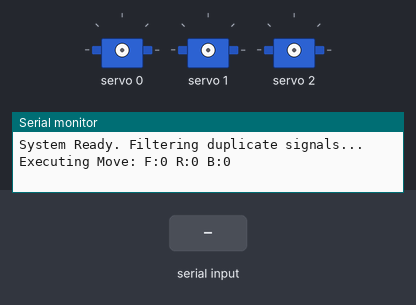
This sketch was run on a simulated ESP32. Shown: 3 × servo, the last lines printed to the serial monitor. The inputs (shaded band) are chosen by the test bench. Nothing arrives over Bluetooth unless stated.

Above: at 1.2 s.
1.3 s: "90,45,200\n" received over the second serial link
At 3.7 s:
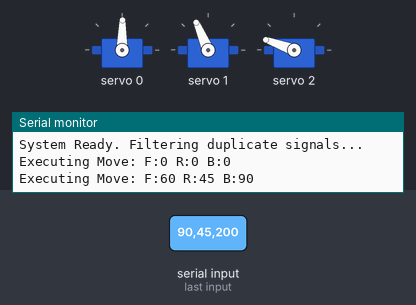
4.3 s: "30,150,10\n" received over the second serial link
At 6.5 s:
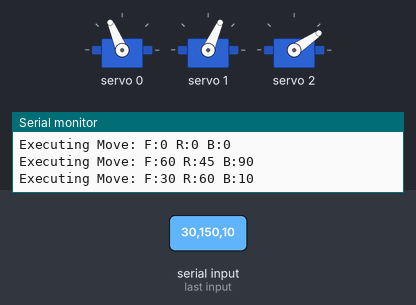
7.3 s: "1,90,45\n" received over the second serial link
At 8.5 s:
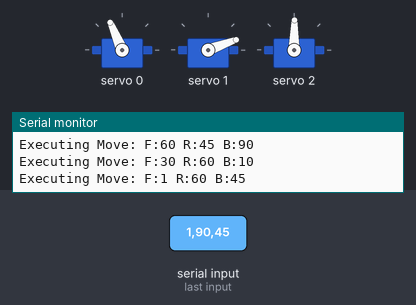
9.4 s: "90,45,200\n" received over the second serial link
At 9.85 s:
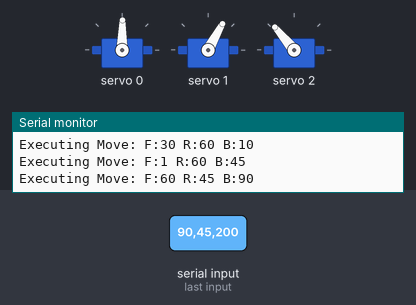
11.8 s: "1,90,45\n" received over the second serial link
At 11.95 s:
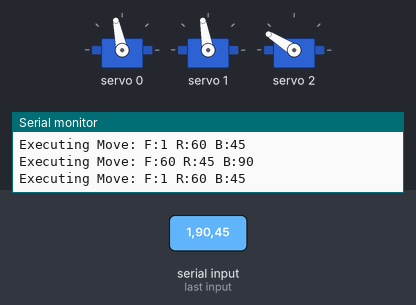
14.2 s: "30,150,10\n" received over the second serial link
At 14.65 s:
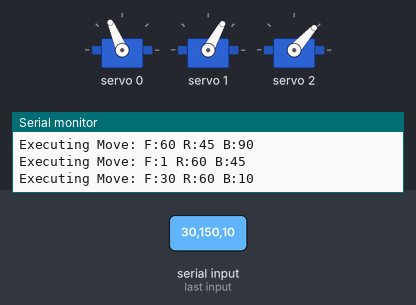
Timing chart, 0 to 17.2 s (numbered marks = the images above; inputs shaded):
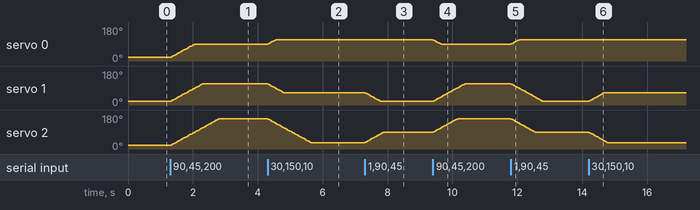

Measured:
- after the input at 1.3 s, servo 0: moves from 20° to 89° over 0.74 s, starting at once; servo 1: moves from 20° to 113° over 0.97 s, starting at once; servo 2: moves from 20° to 160° over 1.5 s, starting at once
- after the input at 4.3 s, servo 0: moves from 89° to 113° over 0.25 s, starting at once; servo 1: moves from 113° to 66° over 0.49 s, starting at once; servo 2: moves from 160° to 34° over 1.3 s, starting at once
- after the input at 7.3 s, servo 1: moves from 66° to 20° over 0.49 s, starting at once; servo 2: moves from 34° to 89° over 0.57 s, starting at once
- after the input at 9.4 s, servo 0: moves from 113° to 89° over 0.25 s, starting at once; servo 1: moves from 20° to 113° over 0.97 s, starting at once; servo 2: moves from 89° to 160° over 0.76 s, starting at once
- after the input at 11.8 s, servo 0: moves from 89° to 113° over 0.25 s, starting at once; servo 1: moves from 113° to 20° over 0.97 s, starting at once; servo 2: moves from 160° to 89° over 0.76 s, starting at once
- after the input at 14.2 s, servo 1: moves from 20° to 66° over 0.49 s, starting at once; servo 2: moves from 89° to 34° over 0.57 s, starting at once

The sketch:

btandServo.ino
```cpp
#include <Wire.h>
#include <Adafruit_PWMServoDriver.h>
#include "BluetoothSerial.h"

Adafruit_PWMServoDriver pwm = Adafruit_PWMServoDriver();
BluetoothSerial BT;

#define SERVO_FREQ 50

// Current positions
int currF = 0, currR = 0, currB = 0;
// Memory of last received targets to prevent jitter
int lastF = -1, lastR = -1, lastB = -1;

int angleToTicks(int angle, int maxAngle, int maxTicks) {
  return map(angle, 0, maxAngle, 150, maxTicks);
}

void moveSmoothly(int targetF, int targetR, int targetB, int stepDelay) {
  targetB = constrain(targetB, 0, 90);
  targetF = constrain(targetF, 0, 60);
  targetR = constrain(targetR, 0, 60);

  Serial.printf("Executing Move: F:%d R:%d B:%d\n", targetF, targetR, targetB);

  while (currF != targetF || currR != targetR || currB != targetB) {
    if (currF < targetF) currF++; else if (currF > targetF) currF--;
    if (currR < targetR) currR++; else if (currR > targetR) currR--;
    if (currB < targetB) currB++; else if (currB > targetB) currB--;

    pwm.setPWM(0, 0, angleToTicks(currR, 60, 350));
    pwm.setPWM(1, 0, angleToTicks(currF, 60, 350));
    pwm.setPWM(2, 0, angleToTicks(currB, 90, 450));

    delay(stepDelay);
  }
}

void setup() {
  Serial.begin(115200);
  pwm.begin();
  pwm.setOscillatorFrequency(27000000);
  pwm.setPWMFreq(SERVO_FREQ);

  BT.begin("ESP32_Arm_Controller");
  Serial.println("System Ready. Filtering duplicate signals...");

  moveSmoothly(0, 0, 0, 20);
}

void loop() {
  if (BT.available()) {
    String receivedData = BT.readStringUntil('\n');
    receivedData.trim();

    if (receivedData.length() > 0) {
      int comma1 = receivedData.indexOf(',');
      int comma2 = receivedData.indexOf(',', comma1 + 1);

      if (comma1 > 0 && comma2 > 0) {
        int nextF = receivedData.substring(0, comma1).toInt();
        int nextR = receivedData.substring(comma1 + 1, comma2).toInt();
        int nextB = receivedData.substring(comma2 + 1).toInt();

        // --- THE JITTER FIX ---
        // Only move if the NEW values are different from the LAST values
        if (nextF != lastF || nextR != lastR || nextB != lastB) {
          moveSmoothly(nextF, nextR, nextB, 15);

          // Update memory so we don't move again for the same data
          lastF = nextF;
          lastR = nextR;
          lastB = nextB;
        } else {
          // Optional: Debug message to see if filter is working
          // Serial.println("Duplicate data ignored.");
        }
      }
    }
  }
}
```
